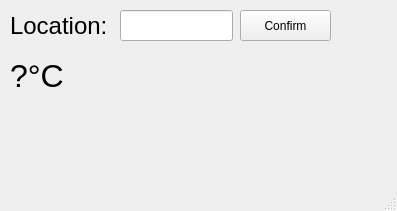
<?xml version="1.0" encoding="UTF-8"?>
<ui version="4.0">
 <class>MainWindow</class>
 <widget class="QMainWindow" name="MainWindow">
  <property name="geometry">
   <rect>
    <x>0</x>
    <y>0</y>
    <width>397</width>
    <height>211</height>
   </rect>
  </property>
  <property name="windowTitle">
   <string>MainWindow</string>
  </property>
  <widget class="QWidget" name="centralwidget">
   <widget class="QLabel" name="WeatherLabel">
    <property name="geometry">
     <rect>
      <x>10</x>
      <y>50</y>
      <width>531</width>
      <height>51</height>
     </rect>
    </property>
    <property name="font">
     <font>
      <pointsize>24</pointsize>
     </font>
    </property>
    <property name="text">
     <string>?°C</string>
    </property>
   </widget>
   <widget class="QLineEdit" name="LineLocation">
    <property name="geometry">
     <rect>
      <x>120</x>
      <y>10</y>
      <width>113</width>
      <height>31</height>
     </rect>
    </property>
   </widget>
   <widget class="QLabel" name="CLabel_2">
    <property name="geometry">
     <rect>
      <x>10</x>
      <y>0</y>
      <width>111</width>
      <height>51</height>
     </rect>
    </property>
    <property name="font">
     <font>
      <pointsize>18</pointsize>
     </font>
    </property>
    <property name="text">
     <string>Location:</string>
    </property>
   </widget>
   <widget class="QPushButton" name="ConfirmButton">
    <property name="geometry">
     <rect>
      <x>240</x>
      <y>10</y>
      <width>91</width>
      <height>31</height>
     </rect>
    </property>
    <property name="text">
     <string>Confirm</string>
    </property>
   </widget>
  </widget>
  <widget class="QMenuBar" name="menubar">
   <property name="geometry">
    <rect>
     <x>0</x>
     <y>0</y>
     <width>397</width>
     <height>23</height>
    </rect>
   </property>
  </widget>
  <widget class="QStatusBar" name="statusbar"/>
 </widget>
 <resources/>
 <connections/>
</ui>
